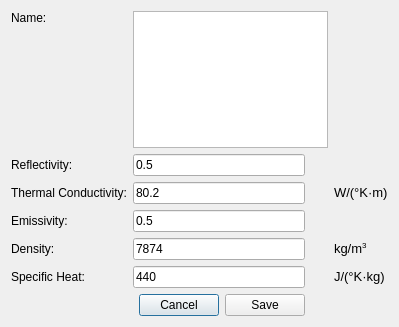
<?xml version="1.0" encoding="UTF-8"?>
<ui version="4.0">
 <class>Edit_Material_Dialog</class>
 <widget class="QDialog" name="Edit_Material_Dialog">
  <property name="geometry">
   <rect>
    <x>0</x>
    <y>0</y>
    <width>399</width>
    <height>327</height>
   </rect>
  </property>
  <property name="windowTitle">
   <string>Edit Material</string>
  </property>
  <layout class="QGridLayout" name="gridLayout">
   <item row="0" column="0">
    <widget class="QLabel" name="label">
     <property name="text">
      <string>Name:</string>
     </property>
    </widget>
   </item>
   <item row="0" column="2" rowspan="2" colspan="4">
    <widget class="QListWidget" name="listWidget"/>
   </item>
   <item row="1" column="1">
    <spacer name="verticalSpacer">
     <property name="orientation">
      <enum>Qt::Vertical</enum>
     </property>
     <property name="sizeHint" stdset="0">
      <size>
       <width>20</width>
       <height>129</height>
      </size>
     </property>
    </spacer>
   </item>
   <item row="2" column="0">
    <widget class="QLabel" name="label_3">
     <property name="text">
      <string>Reflectivity:</string>
     </property>
    </widget>
   </item>
   <item row="2" column="2" colspan="3">
    <widget class="QLineEdit" name="lineEdit_Ref">
     <property name="text">
      <string>0.5</string>
     </property>
    </widget>
   </item>
   <item row="3" column="0" colspan="2">
    <widget class="QLabel" name="label_4">
     <property name="text">
      <string>Thermal Conductivity:</string>
     </property>
    </widget>
   </item>
   <item row="3" column="2" colspan="3">
    <widget class="QLineEdit" name="lineEdit_TC">
     <property name="text">
      <string>80.2</string>
     </property>
    </widget>
   </item>
   <item row="3" column="6">
    <widget class="QLabel" name="label_8">
     <property name="text">
      <string>&lt;html&gt;&lt;head/&gt;&lt;body&gt;&lt;p&gt;&lt;span style=&quot; font-size:10pt;&quot;&gt;W/(°K·m)&lt;/span&gt;&lt;/p&gt;&lt;/body&gt;&lt;/html&gt;</string>
     </property>
    </widget>
   </item>
   <item row="4" column="0">
    <widget class="QLabel" name="label_5">
     <property name="text">
      <string>Emissivity:</string>
     </property>
    </widget>
   </item>
   <item row="4" column="2" colspan="3">
    <widget class="QLineEdit" name="lineEdit_Emi">
     <property name="text">
      <string>0.5</string>
     </property>
    </widget>
   </item>
   <item row="5" column="0">
    <widget class="QLabel" name="label_6">
     <property name="text">
      <string>Density:</string>
     </property>
    </widget>
   </item>
   <item row="5" column="2" colspan="3">
    <widget class="QLineEdit" name="lineEdit_Den">
     <property name="text">
      <string>7874</string>
     </property>
    </widget>
   </item>
   <item row="5" column="6">
    <widget class="QLabel" name="label_9">
     <property name="text">
      <string>&lt;html&gt;&lt;head/&gt;&lt;body&gt;&lt;p&gt;&lt;span style=&quot; font-size:10pt;&quot;&gt;kg/m&lt;/span&gt;&lt;span style=&quot; font-size:10pt; vertical-align:super;&quot;&gt;3&lt;/span&gt;&lt;/p&gt;&lt;/body&gt;&lt;/html&gt;</string>
     </property>
    </widget>
   </item>
   <item row="6" column="0">
    <widget class="QLabel" name="label_7">
     <property name="text">
      <string>Specific Heat:</string>
     </property>
    </widget>
   </item>
   <item row="6" column="2" colspan="3">
    <widget class="QLineEdit" name="lineEdit_SH">
     <property name="text">
      <string>440</string>
     </property>
    </widget>
   </item>
   <item row="6" column="6">
    <widget class="QLabel" name="label_10">
     <property name="text">
      <string>&lt;html&gt;&lt;head/&gt;&lt;body&gt;&lt;p&gt;&lt;span style=&quot; font-size:10pt;&quot;&gt;J/(°K·kg)&lt;/span&gt;&lt;/p&gt;&lt;/body&gt;&lt;/html&gt;</string>
     </property>
    </widget>
   </item>
   <item row="7" column="0" colspan="3">
    <spacer name="horizontalSpacer">
     <property name="orientation">
      <enum>Qt::Horizontal</enum>
     </property>
     <property name="sizeHint" stdset="0">
      <size>
       <width>129</width>
       <height>20</height>
      </size>
     </property>
    </spacer>
   </item>
   <item row="7" column="3">
    <widget class="QPushButton" name="pushButton">
     <property name="sizePolicy">
      <sizepolicy hsizetype="Fixed" vsizetype="Fixed">
       <horstretch>0</horstretch>
       <verstretch>0</verstretch>
      </sizepolicy>
     </property>
     <property name="text">
      <string>Cancel</string>
     </property>
    </widget>
   </item>
   <item row="7" column="4">
    <widget class="QPushButton" name="pushButton_2">
     <property name="sizePolicy">
      <sizepolicy hsizetype="Fixed" vsizetype="Fixed">
       <horstretch>0</horstretch>
       <verstretch>0</verstretch>
      </sizepolicy>
     </property>
     <property name="text">
      <string>Save</string>
     </property>
    </widget>
   </item>
   <item row="7" column="5">
    <spacer name="horizontalSpacer_2">
     <property name="orientation">
      <enum>Qt::Horizontal</enum>
     </property>
     <property name="sizeHint" stdset="0">
      <size>
       <width>7</width>
       <height>20</height>
      </size>
     </property>
    </spacer>
   </item>
  </layout>
 </widget>
 <resources/>
 <connections/>
</ui>
